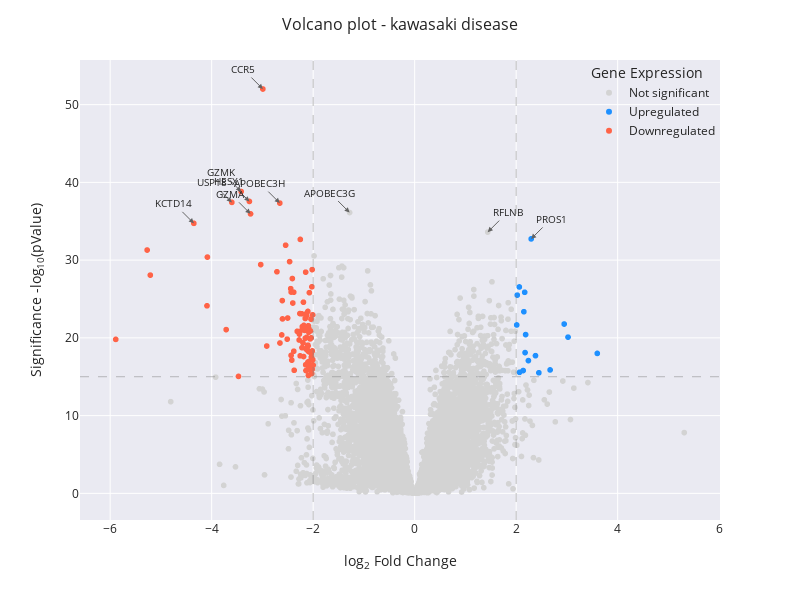

Write notebook code for a chart like this one.
### Markdown cell above
The plot often includes:
- Threshold lines marking significance cutoffs (both for p-value and fold change)
- Color coding to highlight significant genes
- Labels for the most interesting genes (highest significance or largest changes)

The name "volcano" comes from the typical shape formed by the points, which resembles a volcanic eruption with significant genes forming the "peaks" on either side.

### Code cell
# Create a copy of the dataframe to avoid warnings (res['padj'] < 0.05) for kawasaki disease
sigs = res[(res['baseMean'] >= 5) & 
           (abs(res['log2FoldChange']) > 0.025) & 
           (res['Symbol'].notna())].copy()

# Add significance scores
sigs.loc[:, 'Significance'] = np.abs(np.log10(sigs['pvalue']))

# Define conditions for labeling points
conditions = [
    (sigs['Significance'] <= 15) & ((sigs['log2FoldChange'] <= 2) | (sigs['log2FoldChange'] >= -2)),
    (sigs['Significance'] > 15) & (sigs['log2FoldChange'] > 2),
    (sigs['Significance'] > 15) & (sigs['log2FoldChange'] < -2)
]

# Define labels with .loc
sigs.loc[:, 'label'] = np.select(
    conditions, 
    ['Not significant', 'Upregulated', 'Downregulated'], 
    default='Not significant'
)

# Define color scheme
color_map = {
    'Not significant': '#D3D3D3',  # Light gray
    'Upregulated': '#1E90FF',     # Blue
    'Downregulated': '#FF6347'    # Red
}

# Create volcano plot
volcano_plot = px.scatter(sigs, 
    x='log2FoldChange', 
    y='Significance',
    color='label',
    color_discrete_map=color_map,
    hover_data={'Symbol': True}
)

# Update layout
volcano_plot.update_layout(
    title={'text': 'Volcano plot - ' + disease + ' disease',
           'x': 0.5,
           'xanchor': 'center',
           'font': {'size': 16}},
    xaxis_title={'text': 'log<sub>2</sub> Fold Change',
                 'standoff': 20,
                 'font': {'size': 14}},
    yaxis_title={'text': 'Significance -log<sub>10</sub>(pValue)',
                 'standoff': 20,
                 'font': {'size': 14}},
    template="seaborn",
    width=800, 
    height=600,
    legend=dict(
        x=1, 
        y=1,
        xanchor='right', 
        yanchor='top',
        bgcolor='rgba(255, 255, 255, 0)'
    ),
    legend_title_text='Gene Expression'
)

# Add threshold lines
volcano_plot.add_hline(y=15, line_width=1, line_dash="dash", line_color="grey")
volcano_plot.add_vline(x=2, line_width=1, line_dash="dash", line_color="grey")
volcano_plot.add_vline(x=-2, line_width=1, line_dash="dash", line_color="grey")

# Optional: Add annotations for top genes
top_genes = sigs.nlargest(10, 'Significance')
for idx, row in top_genes.iterrows():
    volcano_plot.add_annotation(
        x=row['log2FoldChange'],
        y=row['Significance'],
        text=row['Symbol'],
        showarrow=True,
        arrowhead=2,
        arrowsize=1,
        arrowwidth=1,
        arrowcolor="#636363",
        ax=20 if row['log2FoldChange'] > 0 else -20,
        ay=-20,
        font=dict(size=10)
    )

# Show plot
volcano_plot.show()

# Print summary stats
print("\nNumber of genes in each category:")
print(sigs['label'].value_counts())

### Figure 1 — Plotly figure (JSON) as saved in the notebook; plotly's stock layout.template omitted (floating-point values rounded to 4 significant figures; data arrays with more than 128 entries replaced by an {"elided": "..."} marker saying what was removed)
{"data": [{"customdata": {"elided": "21159x1 str values"}, "hovertemplate": "label=Not significant<br>log2FoldChange=%{x}<br>Significance=%{y}<br>Symbol=%{customdata[0]}<extra></extra>", "legendgroup": "Not significant", "marker": {"color": "#D3D3D3", "symbol": "circle"}, "mode": "markers", "name": "Not significant", "showlegend": true, "type": "scattergl", "x": {"elided": "21159 float values"}, "xaxis": "x", "y": {"elided": "21159 float values"}, "yaxis": "y"}, {"customdata": [["ITGA2B"], ["MAOB"], ["IL5RA"], ["CLC"], ["IL1R2"], ["IL1R1"], ["IL1RL1"], ["PFKFB2"], ["HRH4"], ["SPX"], ["PDGFC"], ["OLAH"], ["S100A12"], ["PROS1"], ["ITGB3"], ["KLF14"], ["DACH1"]], "hovertemplate": "label=Upregulated<br>log2FoldChange=%{x}<br>Significance=%{y}<br>Symbol=%{customdata[0]}<extra></extra>", "legendgroup": "Upregulated", "marker": {"color": "#1E90FF", "symbol": "circle"}, "mode": "markers", "name": "Upregulated", "showlegend": true, "type": "scattergl", "x": [2.011, 3.022, 2.447, 2.668, 2.946, 2.067, 2.168, 2.175, 2.241, 2.152, 2.186, 2.381, 2.138, 2.295, 2.021, 3.598, 2.062], "xaxis": "x", "y": [21.66, 20.09, 15.51, 15.87, 21.78, 15.57, 25.86, 18.11, 17.08, 23.36, 20.42, 17.71, 15.8, 32.73, 25.5, 18.0, 26.55], "yaxis": "y"}, {"customdata": [["DEPDC1B"], ["RAD51"], ["ASPM"], ["TGFBR3"], ["HMMR"], ["SIGLEC1"], ["LAG3"], ["RGS1"], ["CDC45"], ["APOBEC3H"], ["GZMH"], ["GZMB"], ["CDKN3"], ["IL4I1"], ["CCL2"], ["CCL8"], ["NCAPG"], ["IFNG"], ["TTK"], ["KIF20A"], ["GZMK"], ["CENPA"], ["CDC20"], ["FASLG"], ["MND1"], ["CKS2"], ["PACSIN1"], ["MT2A"], ["CD70"], ["DLGAP5"], ["TOP2A"], ["POGLUT2"], ["DSCC1"], ["FGFBP2"], ["CEP55"], ["CENPE"], ["SLC27A2"], ["KIF2C"], ["NUF2"], ["CDCA7"], ["CCNA2"], ["GZMA"], ["TIMD4"], ["MKI67"], ["KCTD14"], ["JAKMIP1"], ["CD8A"], ["MCOLN2"], ["CCNB2"], ["MX1"], ["CCR5"], ["EOMES"], ["HESX1"], ["SMIM43"], ["FABP5"], ["IFI27"], ["PBK"], ["MT1E"], ["CDK1"], ["CXCR6"], ["CCNE2"], ["FCRL6"], ["SH2D1A"], ["H1-5"], ["CDCA2"], ["USP18"], ["H2BC13"], ["ISG15"], ["RUFY4"], ["HES4"], ["PDCD1"], ["H3C12"], ["H3C14"], ["MT-RNR1"], ["LINC01871"], ["TRGV7"], ["LINC02084"], ["H2BC14"], ["H3C8"], ["H2BC6"], ["H2BC17"], ["H2AC12"], ["H4C13"], ["H4C9"], ["H2AC14"], ["H2BC3"], ["H2AC16"], ["H3C7"], ["H2AC4"], ["H2BC10"], ["H4C1"], ["H3C2"], ["H3C3"], ["AC092053.5"]], "hovertemplate": "label=Downregulated<br>log2FoldChange=%{x}<br>Significance=%{y}<br>Symbol=%{customdata[0]}<extra></extra>", "legendgroup": "Downregulated", "marker": {"color": "#FF6347", "symbol": "circle"}, "mode": "markers", "name": "Downregulated", "showlegend": true, "type": "scattergl", "x": [-2.169, -2.104, -2.085, -2.025, -2.511, -3.714, -2.654, -2.381, -2.1, -2.657, -3.033, -2.434, -2.22, -2.084, -5.209, -5.89, -2.128, -4.084, -2.177, -2.001, -3.419, -2.02, -2.084, -2.129, -2.148, -2.136, -2.257, -2.271, -2.087, -2.314, -2.096, -2.008, -2.503, -2.256, -2.262, -2.04, -2.542, -2.059, -2.166, -2.148, -2.41, -3.234, -2.401, -2.043, -4.351, -2.608, -2.382, -2.02, -2.142, -2.031, -2.991, -2.191, -3.256, -3.471, -2.253, -4.092, -2.42, -2.464, -2.277, -2.714, -2.054, -2.093, -2.139, -2.035, -2.184, -3.602, -2.157, -2.914, -2.604, -2.374, -2.442, -2.189, -2.082, -5.271, -2.435, -2.619, -2.224, -2.142, -2.084, -2.075, -2.101, -2.103, -2.038, -2.009, -2.079, -2.088, -2.2, -2.112, -2.103, -2.017, -2.157, -2.09, -2.102, -2.213], "xaxis": "x", "y": [21.17, 23.4, 21.18, 26.57, 19.83, 21.06, 19.34, 18.28, 18.97, 37.33, 29.42, 25.9, 18.73, 16.58, 28.07, 19.81, 20.07, 30.39, 21.38, 16.49, 38.82, 15.95, 16.09, 22.89, 16.54, 18.54, 20.84, 20.48, 20.73, 20.84, 21.55, 17.19, 22.55, 17.69, 23.12, 20.0, 31.91, 19.87, 20.96, 28.45, 27.63, 35.95, 24.48, 22.41, 34.73, 24.79, 25.87, 28.78, 21.29, 15.41, 52.01, 24.59, 37.55, 15.04, 32.66, 24.12, 17.13, 29.81, 19.73, 28.5, 20.89, 15.16, 23.09, 17.54, 21.6, 37.43, 19.94, 18.95, 22.44, 15.83, 26.33, 17.6, 16.3, 31.3, 17.74, 20.38, 23.09, 15.79, 16.85, 25.82, 21.26, 18.32, 17.99, 22.96, 16.97, 18.23, 19.35, 18.86, 19.06, 18.32, 22.49, 15.94, 16.9, 21.45], "yaxis": "y"}], "layout": {"annotations": [{"arrowcolor": "#636363", "arrowhead": 2, "arrowsize": 1, "arrowwidth": 1, "ax": -20, "ay": -20, "font": {"size": 10}, "showarrow": true, "text": "CCR5", "x": -2.991, "y": 52.01}, {"arrowcolor": "#636363", "arrowhead": 2, "arrowsize": 1, "arrowwidth": 1, "ax": -20, "ay": -20, "font": {"size": 10}, "showarrow": true, "text": "GZMK", "x": -3.419, "y": 38.82}, {"arrowcolor": "#636363", "arrowhead": 2, "arrowsize": 1, "arrowwidth": 1, "ax": -20, "ay": -20, "font": {"size": 10}, "showarrow": true, "text": "HESX1", "x": -3.256, "y": 37.55}, {"arrowcolor": "#636363", "arrowhead": 2, "arrowsize": 1, "arrowwidth": 1, "ax": -20, "ay": -20, "font": {"size": 10}, "showarrow": true, "text": "USP18", "x": -3.602, "y": 37.43}, {"arrowcolor": "#636363", "arrowhead": 2, "arrowsize": 1, "arrowwidth": 1, "ax": -20, "ay": -20, "font": {"size": 10}, "showarrow": true, "text": "APOBEC3H", "x": -2.657, "y": 37.33}, {"arrowcolor": "#636363", "arrowhead": 2, "arrowsize": 1, "arrowwidth": 1, "ax": -20, "ay": -20, "font": {"size": 10}, "showarrow": true, "text": "APOBEC3G", "x": -1.282, "y": 36.12}, {"arrowcolor": "#636363", "arrowhead": 2, "arrowsize": 1, "arrowwidth": 1, "ax": -20, "ay": -20, "font": {"size": 10}, "showarrow": true, "text": "GZMA", "x": -3.234, "y": 35.95}, {"arrowcolor": "#636363", "arrowhead": 2, "arrowsize": 1, "arrowwidth": 1, "ax": -20, "ay": -20, "font": {"size": 10}, "showarrow": true, "text": "KCTD14", "x": -4.351, "y": 34.73}, {"arrowcolor": "#636363", "arrowhead": 2, "arrowsize": 1, "arrowwidth": 1, "ax": 20, "ay": -20, "font": {"size": 10}, "showarrow": true, "text": "RFLNB", "x": 1.439, "y": 33.6}, {"arrowcolor": "#636363", "arrowhead": 2, "arrowsize": 1, "arrowwidth": 1, "ax": 20, "ay": -20, "font": {"size": 10}, "showarrow": true, "text": "PROS1", "x": 2.295, "y": 32.73}], "height": 600, "legend": {"bgcolor": "rgba(255, 255, 255, 0)", "title": {"text": "Gene Expression"}, "tracegroupgap": 0, "x": 1, "xanchor": "right", "y": 1, "yanchor": "top"}, "margin": {"t": 60}, "shapes": [{"line": {"color": "grey", "dash": "dash", "width": 1}, "type": "line", "x0": 0, "x1": 1, "xref": "x domain", "y0": 15, "y1": 15, "yref": "y"}, {"line": {"color": "grey", "dash": "dash", "width": 1}, "type": "line", "x0": 2, "x1": 2, "xref": "x", "y0": 0, "y1": 1, "yref": "y domain"}, {"line": {"color": "grey", "dash": "dash", "width": 1}, "type": "line", "x0": -2, "x1": -2, "xref": "x", "y0": 0, "y1": 1, "yref": "y domain"}], "title": {"font": {"size": 16}, "text": "Volcano plot - kawasaki disease", "x": 0.5, "xanchor": "center"}, "width": 800, "xaxis": {"anchor": "y", "domain": [0, 1], "title": {"font": {"size": 14}, "standoff": 20, "text": "log<sub>2</sub> Fold Change"}}, "yaxis": {"anchor": "x", "domain": [0, 1], "title": {"font": {"size": 14}, "standoff": 20, "text": "Significance -log<sub>10</sub>(pValue)"}}}}
